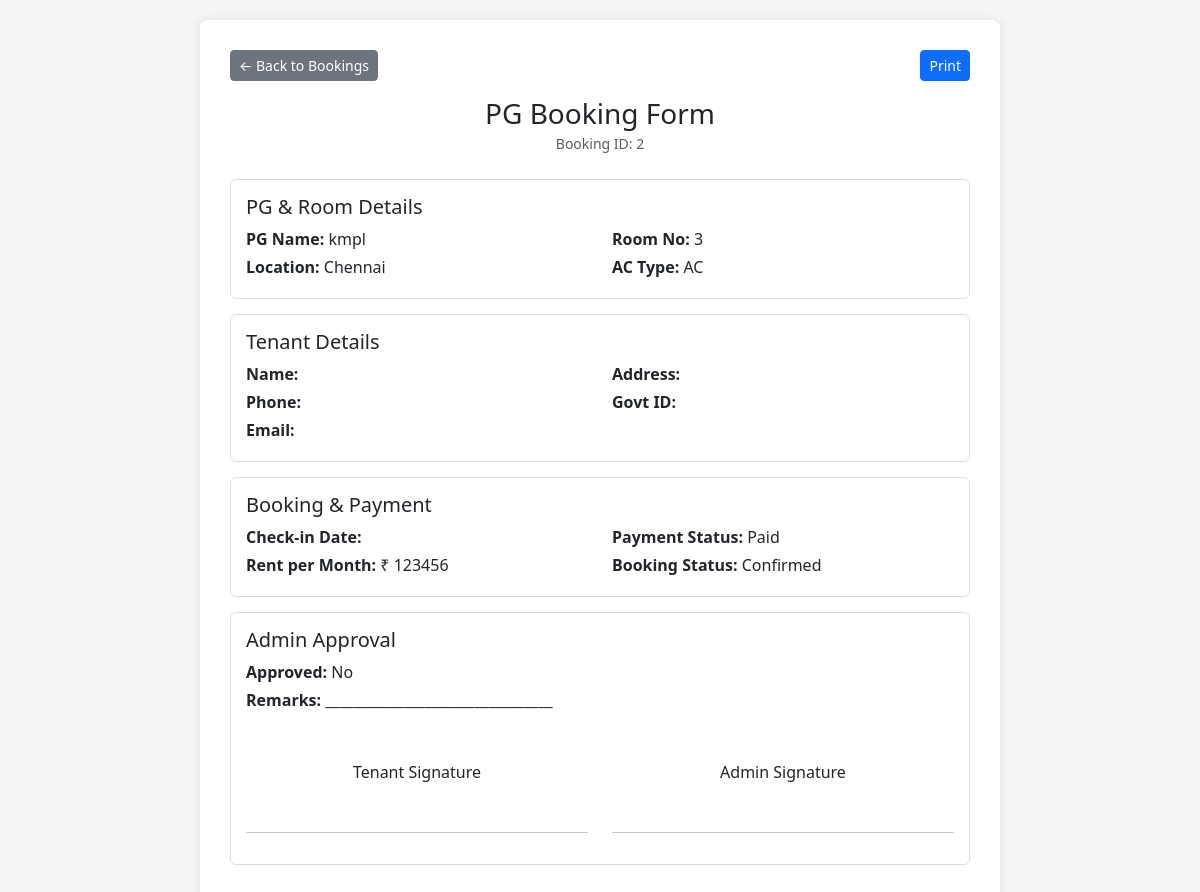
The page /admin/bookings/2 (signed in) on the database its author committed.
### models.py (models this page shows)
class Booking(db.Model):
    __table_args__ = {"extend_existing": True}
    id = db.Column(db.Integer, primary_key=True)
    tenant_name = db.Column(db.String(100), nullable=False)
    tenant_phone = db.Column(db.String(15), nullable=False)
    tenant_email = db.Column(db.String(120))
    tenant_aadhar = db.Column(db.String(20))
    id_proof = db.Column(db.String(500))  # stored file path / URL
    room_id = db.Column(db.Integer, db.ForeignKey("room.id"), nullable=False)
    room = db.relationship("Room", backref="bookings")
    booking_date = db.Column(db.DateTime, default=datetime.utcnow)
    move_in_date = db.Column(db.Date)  # keep this as the only move-in field
    booking_status = db.Column(db.String(20), default="kyc_pending")
    amount = db.Column(db.Float, default=0.0)
    payment_status = db.Column(db.String(20), default="pending")  # pending/paid/failed/received
    payment_method = db.Column(db.String(20))  # cash/upi/card
    kyc_status = db.Column(db.String(20), default="pending")  # pending/verified/rejected
    kyc_verified_by = db.Column(db.Integer, db.ForeignKey("user.id"))
    kyc_verified_at = db.Column(db.DateTime)
    kyc_verifier = db.relationship("User", foreign_keys=[kyc_verified_by])

class PG(db.Model):
    __table_args__ = {"extend_existing": True}
    id = db.Column(db.Integer, primary_key=True)
    name = db.Column(db.String(100), nullable=False)
    location = db.Column(db.String(500))
    latitude = db.Column(db.Float)
    longitude = db.Column(db.Float)
    total_rooms = db.Column(db.Integer, default=0)

class Room(db.Model):
    __table_args__ = {"extend_existing": True}
    id = db.Column(db.Integer, primary_key=True)
    number = db.Column(db.String(20), nullable=False)
    price = db.Column(db.Float, nullable=False)
    sharing = db.Column(db.Integer, nullable=False, default=1)
    ac_type = db.Column(db.String(20), default="non-ac")
    image_url = db.Column(db.String(500))
    available = db.Column(db.Boolean, default=True)
    pg_id = db.Column(db.Integer, db.ForeignKey("pg.id"), nullable=False)
    pg = db.relationship("PG", backref="rooms")

### app.py (the view)
@app.route("/admin/bookings/<int:booking_id>")
@login_required
def admin_booking_detail(booking_id):
    if current_user.role != "admin":
        return redirect("/login")
    booking = Booking.query.get_or_404(booking_id)
    return render_template("admin/booking_detail.html", booking=booking)

### app.py (called while the page is built)
@login_manager.user_loader
def load_user(user_id):
    return User.query.get(int(user_id))

### templates/admin/booking_detail.html (shortened to what this page needs)
<!DOCTYPE html>
<html lang="en">
<head>
  <link href="https://cdn.jsdelivr.net/npm/bootstrap@5.3/dist/css/bootstrap.min.css" rel="stylesheet">
</head>
<body>
  <div class="print-container">
    <div class="d-flex justify-content-between align-items-center mb-3 no-print">
      <a href="{{ url_for('admin_bookings') }}" class="btn btn-secondary btn-sm">
        &larr; Back to Bookings
      </a>
      <button class="btn btn-primary btn-sm" onclick="window.print()">
        Print
      </button>
    </div>
    <div class="text-center mb-4">
      <h3 class="mb-0">PG Booking Form</h3>
      <small class="text-muted">Booking ID: {{ booking.id }}</small>
    </div>
    <div class="bordered-box">
      <h5>PG & Room Details</h5>
      <div class="row">
        <div class="col-6">
          <p class="mb-1"><strong>PG Name:</strong> {{ booking.room.pg.name }}</p>
          <p class="mb-1"><strong>Location:</strong> {{ booking.room.pg.location }}</p>
        </div>
        <div class="col-6">
          <p class="mb-1"><strong>Room No:</strong> {{ booking.room.number }}</p>
          <p class="mb-1"><strong>AC Type:</strong> {{ booking.room.ac_type|upper }}</p>
        </div>
      </div>
    </div>
    <div class="bordered-box">
      <h5>Tenant Details</h5>
      <div class="row">
        <div class="col-6">
          <p class="mb-1"><strong>Name:</strong> {{ booking.name }}</p>
          <p class="mb-1"><strong>Phone:</strong> {{ booking.phone }}</p>
          <p class="mb-1"><strong>Email:</strong> {{ booking.email }}</p>
        </div>
        <div class="col-6">
          <p class="mb-1"><strong>Address:</strong> {{ booking.address }}</p>
          <p class="mb-1"><strong>Govt ID:</strong> {{ booking.govt_id }}</p>
        </div>
      </div>
    </div>
    <div class="bordered-box">
      <h5>Booking & Payment</h5>
      <div class="row">
        <div class="col-6">
          <p class="mb-1"><strong>Check-in Date:</strong> {{ booking.check_in_date.strftime('%d-%m-%Y') if booking.check_in_date }}</p>
          <p class="mb-1"><strong>Rent per Month:</strong> ₹ {{ '%.0f'|format(booking.room.price) }}</p>
        </div>
        <div class="col-6">
          <p class="mb-1"><strong>Payment Status:</strong> {{ booking.payment_status|capitalize }}</p>
          <p class="mb-1"><strong>Booking Status:</strong> {{ booking.booking_status|capitalize }}</p>
        </div>
      </div>
    </div>
    <div class="bordered-box">
      <h5>Admin Approval</h5>
      <p class="mb-1"><strong>Approved:</strong> {{ 'Yes' if booking.booking_status == 'approved' else 'No' }}</p>
      <p class="mb-5"><strong>Remarks:</strong> ________________________________</p>
      <div class="row mt-4">
        <div class="col-6 text-center">
          <p class="mb-5">Tenant Signature</p>
          <hr class="mt-5">
        </div>
        <div class="col-6 text-center">
          <p class="mb-5">Admin Signature</p>
          <hr class="mt-5">
        </div>
      </div>
    </div>
  </div>
</body>
</html>

### templates/admin/booking_detail.html (style rules this page uses)
body { background: #f5f5f5; }
.print-container { max-width: 800px; margin: 20px auto; background: white; padding: 30px; border-radius: 8px; box-shadow: 0 0 10px rgba(0,0,0,0.1); }
.bordered-box { border: 1px solid #ddd; padding: 15px; border-radius: 6px; margin-bottom: 15px; }

### rows shown on the page
Booking: id "2", payment_status "Paid", booking_status "Confirmed", booking_status "No"
PG: room.pg.name "kmpl", room.pg.location "Chennai"
Room: room.number "3", room.ac_type "AC", room.price "123456"
